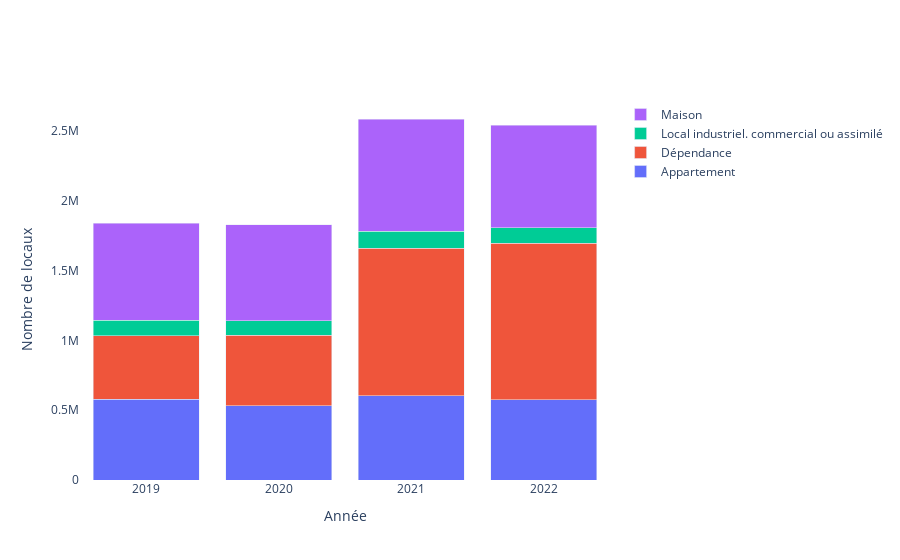

Notebook code cell kept with this figure:
### Code cell
# Créer un graphique à barres avec Plotly
fourth_plot = go.Figure(data=data)
fourth_plot.update_layout(barmode='stack', xaxis_title='Année', yaxis_title='Nombre de locaux',
    plot_bgcolor='rgba(0,0,0,0)', 
    paper_bgcolor='rgba(0,0,0,0)')

### Figure 1 — Plotly figure (JSON) as saved in the notebook; plotly's stock layout.template omitted (floating-point values rounded to 4 significant figures)
{"data": [{"name": "Appartement", "type": "bar", "x": [2019, 2020, 2021, 2022], "y": [577648, 532083, 602651, 574574]}, {"name": "Dépendance", "type": "bar", "x": [2019, 2020, 2021, 2022], "y": [455777, 505956, 1058516, 1120704]}, {"name": "Local industriel. commercial ou assimilé", "type": "bar", "x": [2019, 2020, 2021, 2022], "y": [111691, 101295, 119269, 112592]}, {"name": "Maison", "type": "bar", "x": [2019, 2020, 2021, 2022], "y": [693125, 689944, 805574, 732413]}], "layout": {"barmode": "stack", "paper_bgcolor": "rgba(0,0,0,0)", "plot_bgcolor": "rgba(0,0,0,0)", "xaxis": {"title": {"text": "Année"}}, "yaxis": {"title": {"text": "Nombre de locaux"}}}}
